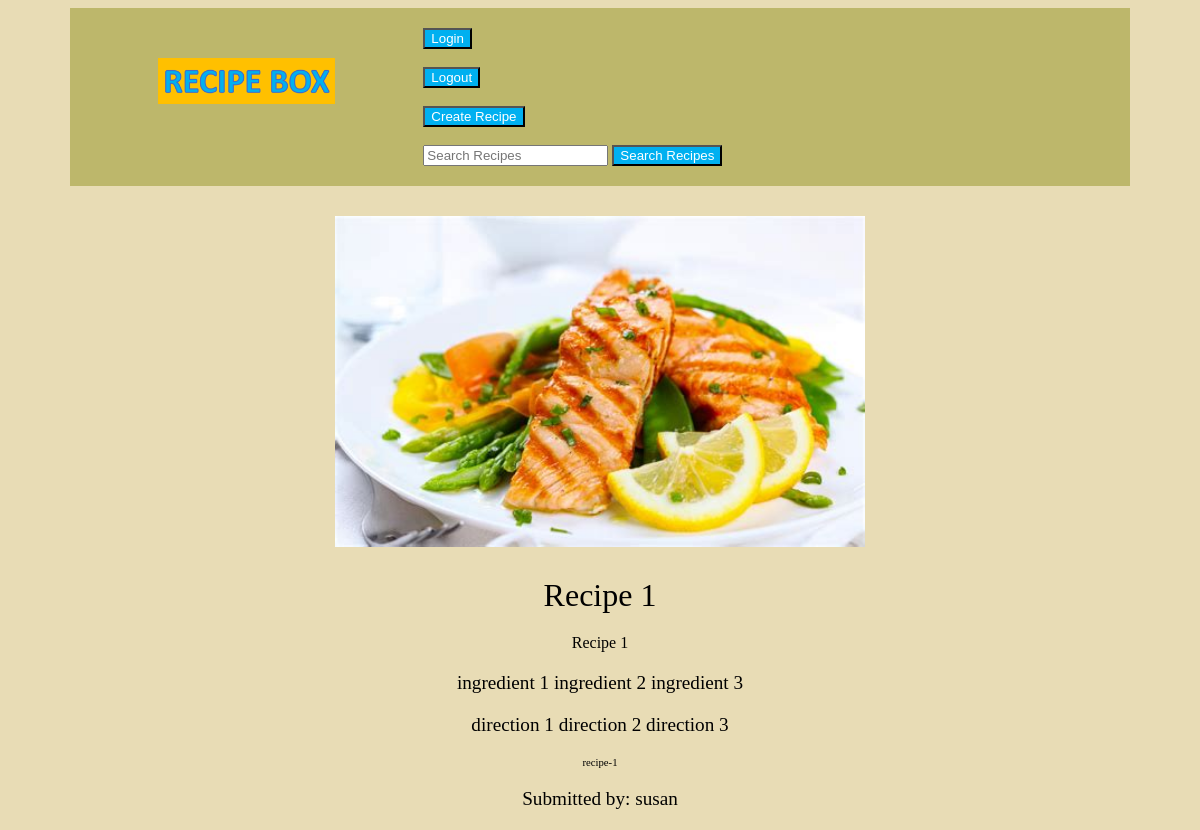
The app's page /recipes/recipe-1/ with its own data.
### recipes/models.py (models this page shows, shortened)
class Recipe(models.Model):
    user = models.ForeignKey(settings.AUTH_USER_MODEL, on_delete=models.CASCADE, default='1',)
    title = models.CharField(max_length=50)
    description = models.CharField(max_length=255, blank=True, null=True)
    ingredients = models.TextField(blank=True, null=True,)
    directions = models.TextField(blank=True, null=True,)
    timestamp = models.DateTimeField(auto_now_add=True) # automatically input time when record is created
    updated = models.DateTimeField(auto_now=True)
    slug = models.SlugField()
    thumb = models.ImageField(default='default.png', blank=True)

### recipes/views.py (the view)
# urls.py: path('<slug:slug>/', views.recipe_detail_view, name='detail'),
def recipe_detail_view(request, slug):
    recipe = Recipe.objects.get(slug=slug)
    return render(request, 'recipes/recipe_detail_view.html', {'recipe':recipe } )

### recipes/templates/recipes/recipe_detail_view.html (shortened to what this page needs)
{% extends 'base.html' %}
{% block content %}
<div class='recipe-detail'>
    <div class='recipe'>
        <img src="{{ recipe.thumb.url }}"/>
        <h2>{{ recipe.title }} </h2>
        <h4>{{ recipe.description }}</h4>
        <h5> {{ recipe.ingredients }} </h5>
        <h5> {{ recipe.directions }} </h5>
        <h6> {{ recipe.slug }} </h6>
        <h5> Submitted by:  {{ recipe.user }} </h5>
    </div>
</div>
{% endblock content %}

### assets/styles.css (style rules this page uses)
body { background-color: #e8dcb5; color: black; }
h1, h2, h3, h4, h5, h6 { font-weight: normal; margin: 0; text-align:center; color: black; }
.recipe { padding: 10px; border: solid; position: relative; padding-bottom: 40px; border-color: #00B0F0; }
.recipe h2 { font-size: 2.0em; margin: 20px auto; }
.recipe h5 { font-size: 1.2em; margin: 20px auto; }
.recipe-detail .recipe { padding: 0; image-rendering: optimizeSpeed; border: None; }
img { max-width: 100%; display: block; margin: 30px auto; width: 50%; }

### records on screen
Recipe: thumb (picture), title "Recipe 1", description "Recipe 1", ingredients "ingredient 1 ingredient 2 ingredient 3", directions "direction 1 direction 2 direction 3", slug "recipe-1", user "susan"
